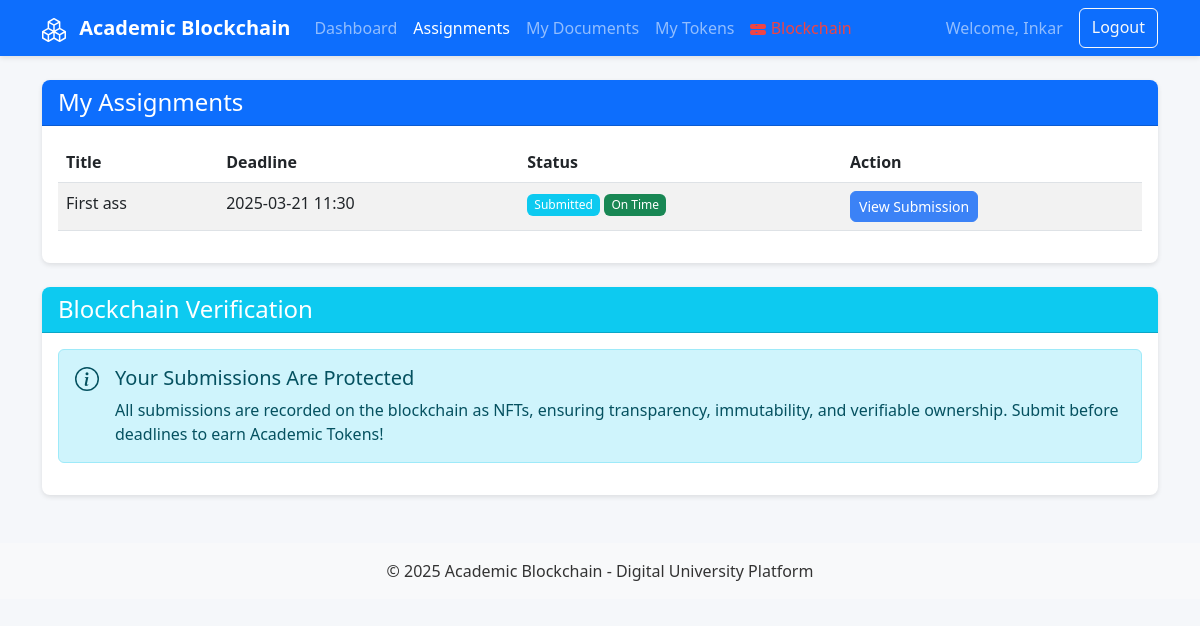
Screenshot of /student/assignments (signed in) with the database file from the repository.
### models/user.py (models this page shows, shortened)
class User(db.Model):
    id = db.Column(db.Integer, primary_key=True)
    name = db.Column(db.String(100), nullable=False)
    email = db.Column(db.String(100), unique=True, nullable=False)
    password_hash = db.Column(db.String(255), nullable=False)
    role = db.Column(db.String(20), nullable=False)  # 'student' or 'teacher'
    blockchain_address = db.Column(db.String(42), nullable=True)  # Ethereum address
    blockchain_wallet_address = db.Column(db.String(42), nullable=True)  # Specific user wallet
    blockchain_nonce = db.Column(db.Integer, default=0)  # For additional security
    photo = db.Column(db.String(255), nullable=True)
    created_at = db.Column(db.DateTime, default=datetime.utcnow)
    last_login = db.Column(db.DateTime, nullable=True)
    total_tokens_earned = db.Column(db.Float, default=0)
    total_tokens_spent = db.Column(db.Float, default=0)
    assignments = db.relationship('Assignment', backref='teacher', lazy=True)
    submissions = db.relationship('Submission', backref='user', lazy=True)
    documents = db.relationship('Document', backref='owner', lazy=True)
    token_transactions = db.relationship('TokenTransaction', backref='user', lazy=True)

### models/assignment.py (models this page shows, shortened)
class Assignment(db.Model):
    id = db.Column(db.Integer, primary_key=True)
    title = db.Column(db.String(100), nullable=False)
    description = db.Column(db.Text, nullable=False)
    deadline = db.Column(db.DateTime, nullable=False)
    teacher_id = db.Column(db.Integer, db.ForeignKey('user.id'), nullable=False)
    created_at = db.Column(db.DateTime, default=datetime.utcnow)
    submissions = db.relationship('Submission', backref='assignment_ref', lazy=True)

### controllers/student.py (the view)
@student.route('/assignments')
def view_assignments():
    user = User.query.get(session['user_id'])
    assignments = Assignment.query.order_by(Assignment.deadline).all()
    user_submissions = {s.assignment_id: s for s in Submission.query.filter_by(student_id=user.id).all()}
    for assignment in assignments:
        if assignment.id in user_submissions:
            assignment.submitted = True
            assignment.submission = user_submissions[assignment.id]
        else:
            assignment.submitted = False
    return render_template(
        'student/assignments.html',
        assignments=assignments,
        user=user,
        now=datetime.utcnow()
    )

### controllers/student.py (called while the page is built)
@student.before_request
def check_student():
    if 'user_id' not in session or session['role'] != 'student':
        flash('Please log in as a student to access this page', 'warning')
        return redirect(url_for('auth.login'))

### models/submission.py (called while the page is built)
    def is_on_time(self):
        return self.submitted_at <= self.assignment.deadline

### templates/student/assignments.html (shortened to what this page needs)
{% extends "layout.html" %}
{% block content %}
<div class="card">
    <div class="card-header bg-primary text-white d-flex justify-content-between align-items-center">
        <h4 class="mb-0">My Assignments</h4>
    </div>
    <div class="card-body">
        {% if assignments %}
        <div class="table-responsive">
            <table class="table table-striped">
                <thead>
                <tr>
                    <th>Title</th>
                    <th>Deadline</th>
                    <th>Status</th>
                    <th>Action</th>
                </tr>
                </thead>
                <tbody>
                {% for assignment in assignments %}
                <tr>
                    <td>{{ assignment.title }}</td>
                    <td>{{ assignment.deadline.strftime('%Y-%m-%d %H:%M') }}</td>
                    <td>
                        {% if assignment.submitted %}
                        {% if assignment.submission.status == 'graded' %}
                        <span class="badge bg-success">Graded: {{ assignment.submission.grade }}</span>
                        {% else %}
                        <span class="badge bg-info">Submitted</span>
                        {% if assignment.submission.is_on_time() %}
                        <span class="badge bg-success">On Time</span>
                        {% else %}
                        <span class="badge bg-warning text-dark">Late</span>
                        {% endif %}
                        {% endif %}
                        {% else %}
                        {% if assignment.deadline < now %}
                        <span class="badge bg-danger">Overdue</span>
                        {% else %}
                        <span class="badge bg-warning text-dark">Pending</span>
                        {% endif %}
                        {% endif %}
                    </td>
                    <td>
                        <a href="{{ url_for('student.submit_assignment', assignment_id=assignment.id) }}" class="btn btn-sm btn-primary">
                            {% if assignment.submitted %}
                            {% if assignment.submission.status == 'graded' %}
                            View Submission
                            {% else %}
                            View Submission
                            {% endif %}
                            {% else %}
                            Submit
                            {% endif %}
                        </a>
                    </td>
                </tr>
                {% endfor %}
                </tbody>
            </table>
        </div>
        {% endif %}
    </div>
</div>
<div class="card mt-4">
    <div class="card-header bg-info text-white">
        <h4 class="mb-0">Blockchain Verification</h4>
    </div>
    <div class="card-body">
        <div class="alert alert-info">
            <div class="d-flex">
                <div class="me-3">
                </div>
                <div>
                    <h5 class="alert-heading">Your Submissions Are Protected</h5>
                    <p class="mb-0">All submissions are recorded on the blockchain as NFTs, ensuring transparency, immutability, and verifiable ownership. Submit before deadlines to earn Academic Tokens!</p>
                </div>
            </div>
        </div>
    </div>
</div>
{% endblock %}

### templates/layout.html (shortened to what this page needs)
<!DOCTYPE html>
<html lang="en">
<head>
    <link rel="stylesheet" href="https://cdn.jsdelivr.net/npm/bootstrap@5.3.0/dist/css/bootstrap.min.css">
    <link rel="stylesheet" href="{{ url_for('static', filename='css/style.css') }}">
</head>
<body>
{% block navbar %}
<nav class="navbar navbar-expand-lg navbar-dark bg-primary">
    <div class="container">
        <a class="navbar-brand" href="{{ url_for('auth.index') }}">
            Academic Blockchain
        </a>
        <div class="collapse navbar-collapse" id="navbarNav">
            <ul class="navbar-nav me-auto">
                {% if session.user_id %}
                {% if session.role == 'student' %}
                <li class="nav-item">
                    <a class="nav-link {% if request.endpoint == 'student.dashboard' %}active{% endif %}" href="{{ url_for('student.dashboard') }}">Dashboard</a>
                </li>
                <li class="nav-item">
                    <a class="nav-link {% if request.endpoint == 'student.view_assignments' %}active{% endif %}" href="{{ url_for('student.view_assignments') }}">Assignments</a>
                </li>
                <li class="nav-item">
                    <a class="nav-link {% if request.endpoint == 'student.view_documents' %}active{% endif %}" href="{{ url_for('student.view_documents') }}">My Documents</a>
                </li>
                <li class="nav-item">
                    <a class="nav-link {% if request.endpoint == 'student.view_tokens' %}active{% endif %}" href="{{ url_for('student.view_tokens') }}">My Tokens</a>
                </li>
                {% endif %}
                <li class="nav-item">
                    <a class="nav-link {% if request.endpoint == 'blockchain.blockchain_status' %}active{% endif %}" href="{{ url_for('blockchain.blockchain_status') }}">
                        <span id="blockchain-status-indicator" class="blockchain-status-unknown">
                            Blockchain
                        </span>
                    </a>
                </li>
                {% endif %}
            </ul>
            <div class="d-flex">
                {% if session.user_id %}
                <span class="navbar-text me-3">Welcome, {{ session.name }}</span>
                <a href="{{ url_for('auth.logout') }}" class="btn btn-outline-light">Logout</a>
                {% else %}
                <a href="{{ url_for('auth.login') }}" class="btn btn-outline-light me-2">Login</a>
                <a href="{{ url_for('auth.register') }}" class="btn btn-light">Register</a>
                {% endif %}
            </div>
        </div>
    </div>
</nav>
{% endblock %}
<div class="container mt-4">
    {% block content %}{% endblock %}
</div>
{% block footer %}
<footer class="bg-light py-3 mt-5">
    <div class="container text-center">
        <p class="mb-0">&copy; 2025 Academic Blockchain - Digital University Platform</p>
    </div>
</footer>
{% endblock %}
</body>
</html>

### static/css/style.css (style rules this page uses)
body { font-family: 'Segoe UI', Roboto, 'Helvetica Neue', Arial, sans-serif; background-color: #f5f7fa; color: #333; }
.card { border-radius: 0.5rem; box-shadow: 0 2px 5px rgba(0, 0, 0, 0.1); border: none; margin-bottom: 1.5rem; }
.card-header { border-radius: 0.5rem 0.5rem 0 0 !important; font-weight: 500; }
.btn { border-radius: 0.375rem; font-weight: 500; }
.btn-primary { background-color: #3b82f6; border-color: #3b82f6; }
.navbar { box-shadow: 0 2px 5px rgba(0, 0, 0, 0.1); }
.navbar-brand { font-weight: 600; }
.table-responsive { border-radius: 0.5rem; overflow: hidden; }
.badge { font-weight: 500; padding: 0.4em 0.6em; }
footer { background-color: #f8f9fa; margin-top: 2rem; padding: 1rem 0; }

### templates/layout.html (style rules this page uses)
.blockchain-status-error { color: #ef4444; }

### rows the page displays
User: name "Inkar"
Assignment: title "First ass", deadline "2025-03-21 11:30", shows "On Time"
